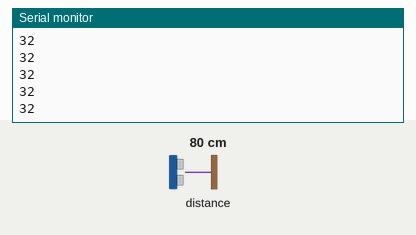
This sketch was run on a simulated Arduino Uno, built with avr-gcc and run on an emulated ATmega328P. On the bench: the last lines printed to the serial monitor. The inputs (shaded band) are chosen by the test bench; at power-on: distance to the obstacle 80 cm.

Above: at 1.2 s.
1.3 s: distance to the obstacle set to 2 cm
At 1.43 s:
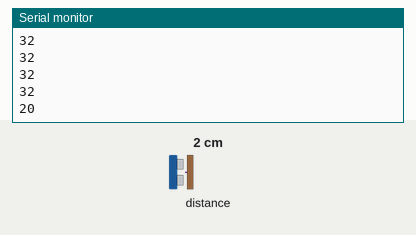
2.8 s: distance to the obstacle set to 4 cm
At 2.85 s:
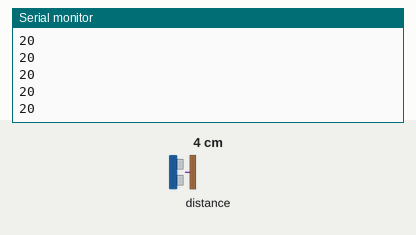
Timing chart, 0 to 5.8 s (numbered marks = the images above; inputs shaded):
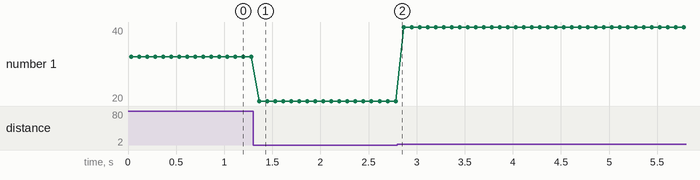

Measured:
- after the input at 1.3 s, the serial monitor: prints a new line after 0.07 s (image 1)
- plotted number 1: 32 → 20 after the input at 1.3 s, 20 → 40 after the input at 2.8 s

The sketch:

Distance_sensor_1.ino.ino
```cpp
#include <Wire.h>
#include "Adafruit_VL6180X.h"

Adafruit_VL6180X vl = Adafruit_VL6180X();

void setup() {
  Serial.begin(115200);

  // wait for serial port to open on native usb devices
  while (!Serial) {
    delay(1);
  }

  if (! vl.begin()) {
    Serial.println("Failed to find sensor");
    while (1);
  }
//  Serial.println("Sensor found!");
}

void loop() {
  uint8_t range = vl.readRange();
  Serial.println(range);

  delay(50);
  }
```
